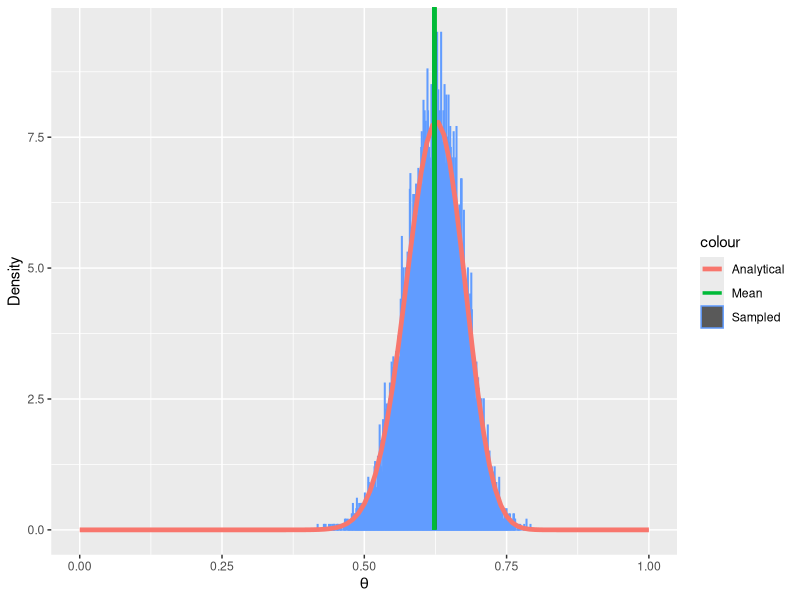

Write the R code that produced this figure.
## ---- chunk 1
knitr::opts_chunk$set(echo = TRUE)
## ---- chunk 2
#generates n samples from exp distribution with rate parameter lambda
exponential <- function(lambda, n) { 
  return (-1/lambda * log(runif(n)))
}
## ---- chunk 3
lambda = 1/3
x = exponential(1/3, 1000000)
mu = mean(x)
sigma = var(x)
theor_mean = 1/lambda
theor_var = 1/lambda^2

cat("Sample mean: ", mu, ", Theoretical mean: ", theor_mean, "\n")
cat("Sample variance: ", sigma, ", Theoretical variance: ", theor_var, "\n")

## ---- chunk 4
G_inverse <- function (n, alpha) { #generate n samples from g(x) using inversion sampling
  c <-  alpha *exp(1) /(alpha+exp(1))
  u <- runif(n)
  res <- rep(0, n)
  res[u<c/alpha] <- ((alpha/c)*u[u<c/alpha])**(1/alpha)
  res[u>=c/alpha] <- log(c/(1-u[u>=c/alpha]))
  return (res)
}
## ---- chunk 5
alpha = 0.25
n = 1000000
x_vals = G_inverse(n, alpha)
c = alpha*exp(1)/(alpha + exp(1))


theor_mean = c/(alpha+1) + 2*c/exp(1)
theor_var = c/(alpha+2) + 5*c/exp(1) - (theor_mean)^2
sample_mean = mean(x_vals)
sample_var = var(x_vals)

cat("Sample mean: ", sample_mean, ", Theoretical mean: ", theor_mean, "\n")
cat("Sample variance: ", sample_var, ", Theoretical variance: ", theor_var, "\n")
## ---- chunk 6
normal <- function(n){ #generate n samples from standard normal distribution
  x1 <- 2*pi*runif(1/2 * n) #assumes n to be an even number
  x2 <- exponential(1/2, n/2)
  y1 <- sqrt(x2) * cos(x1) #1/2 of the generated samples
  y2 <- sqrt(x2) * sin(x1) #other half of samples
  return (c(y1, y2))
}
## ---- chunk 7
n = 1000000
sample_normal = normal(n)
sample_mean = mean(sample_normal)
sample_var = var(sample_normal)

cat("Sample mean: ", sample_mean, ", Theoretical mean: ", 0, "\n")
cat("Sample variance: ", sample_var, ", Theoretical variance: ", 1, "\n")

## ---- chunk 8
#generate one sample from the d-variate normal distribution
multi_normal  <-function(d, mean, cov) { 
  A <- chol(cov) #computing cholesky factorization of cov.matrix
  x <- normal(d)
  y <- mean + t(A) %*% x #need to transpose the chol. fact.
  return (y)
}
## ---- chunk 9
#note that the algorithm will only work for even numbers for d, beacause of the implementation of "normal(n)"
d = 2  
n = 100000
mean = c(-3, 1) #mean vec
cov = matrix(c(2, 1, 1, 4), ncol=2 ,nrow=2) #cov matrix
sample = matrix(NA, ncol = d, nrow = n) #matrix to store values in
for (i in 1:n){
  sample[i,] = multi_normal(d, mean, cov) #n samples, each sample stored as row in matrix
}
sample_mean=colMeans(sample)
sample_cov = cov(sample)
cat("Sample mean: ", mean, ", Theoretical mean: ", mean,  "\n")
cat("Sample variance: ", cov(sample), ", Theoretical variance: ", cov, "\n")
## ---- chunk 10
g <- function(x, alpha) { #takes a vector x and returns a vector of computed values g(x)
  c <-  alpha *exp(1) /(alpha+exp(1))
  res <- rep(0, length(x))
  res[(x<1) & (x>0)] <- c * x[x<1]**(alpha-1)
  res[x>=1] <- c*exp(-x[x>=1])
  return (res)
}
## ---- chunk 11
gamma_distr <- function(alpha, n=1){ #draw n samples from gamma distribution
  sampled <- 0 #number of accepted samples
  c <- (1/alpha + 1/exp(1))/gamma(alpha) #actual gamma function
  res <- vector() #vector for storing sampled values
  while (sampled < n){
    x <- G_inverse(n, alpha)
    u <- runif(n)
    acceptance <- 1/c * dgamma(x, alpha, rate=1)/g(x, alpha)
    res <- append(res, x[u <= acceptance])
    sampled <- sampled + sum(u <= acceptance) #update number of accepted samples
  }
  
  return (head(res, n)) #only want first n samples (there may be drawn redundant samples)
}
## ---- chunk 12
n = 1000000
alpha = 0.75
samples = gamma_distr(alpha, n)

cat("Sample mean: ", mean(samples), ", Theoretical mean: ", alpha, "\n")
cat("Sample variance: ", var(samples), ", Theoretical variance: ", alpha, "\n")
## ---- chunk 13
dirichlet <- function(alpha){ #input vector alpha of length k, return one sample
  z <- sapply(alpha, gamma_distr) #for all k = 1,...,K, draw one sample from gamma distr
  return (z / sum(z)) #return the vector x = z/sum(z), with Dirichlet distr
}
## ---- chunk 14
k = 5
n = 10000
alpha = runif(k) #draw alpha-values in (0,1)
samples = matrix(0, ncol=k, nrow=n)
for (i in 1:n){
  samples[i,] = dirichlet(alpha)
}
mean = alpha/sum(alpha)
cat("Sample mean: ", colMeans(samples), "\n")
cat("Theoretical mean: ", mean, "\n")
cat("Sample variance: ", apply(samples, 2, var), "\n")
cat("Theoretical variance: ", mean*(1-mean)/(sum(alpha)+1), "\n")
## ---- chunk 15
f <- function(theta){
  return((2+theta)^125*(1-theta)^(20+18)*theta^34)
}
## ---- chunk 16
rejection_sample <- function(n){
 
  #Find optimal c in f(x)/c g(x). Know that unif(0,1) has g(x) = 1, so c = max(f(x))
  c <- optimize(f, c(0,1), maximum=TRUE)$objective
  
  sampled <- 0
  res <- vector()
  
  while (sampled < n){
    x <- runif(n)
    u <- runif(n)
    acceptance <- 1/c * f(x)/1 # g(x)=1
    res <- append(res, x[u<=acceptance])
    sampled <- sampled + sum(u<= acceptance) #update number of accepted samples
  }
  return (head(res, n))
}
## ---- chunk 17
normalizing <- integrate(f, 0, 1)$value #compute normalizing constant
f_normalized <-function(x){return (f(x)/(normalizing))}
g <- function(x) {return (x*f_normalized(x))} # integrand in analytical solution for E[X]
M = 10000
samples <- rejection_sample(M)
theor_mean = integrate(g,0,1)$value
cat("Sample mean: ", mean(samples), ", Theoretical mean: ", theor_mean, "\n")
## ---- chunk 18
library(ggplot2)
data <- data.frame(theo=seq(0,1,length.out=M), value=samples)
ggplot(data, aes(x = value)) + geom_histogram(aes(y = ..density.., colour = "Sampled"),
  binwidth=0.001) + stat_function(fun=f_normalized, geom = "line",size=1.6,
  aes(colour="Analytical")) + xlim(0,1) + geom_segment(x = mean(samples),
  xend = mean(samples), y = 0, yend = 10, aes(colour = "Mean"),
  size = 1.2, linetype = "solid") + labs(x=expression(theta), y='Density')
